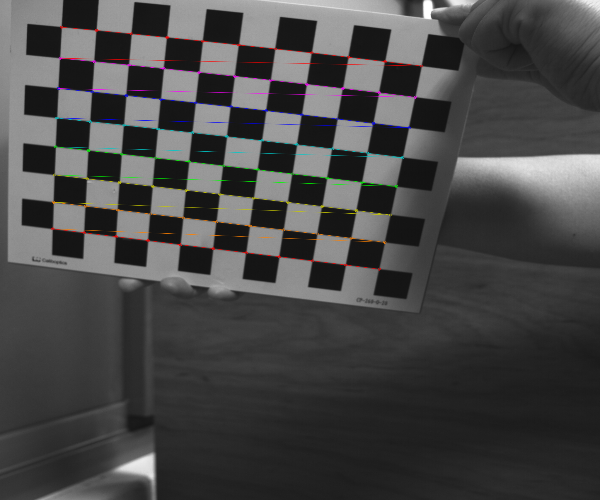
#> input picture Q1_Image/finded_1.bmp, 600 x 500 px; its folder holds only this picture in this run
$ jupyter execute --allow-errors Q1_Camera_calibration.ipynb
#> lines starting #> are read from the running program, lines starting #| are printed output that depends on the picture
[cell 1]
import cv2
import numpy as np
import os
import glob

# Defining the dimensions of checkerboard
CHECKERBOARD = (11,8)
criteria = (cv2.TERM_CRITERIA_EPS + cv2.TERM_CRITERIA_MAX_ITER, 30, 0.001)

# Creating vector to store vectors of 3D points for each checkerboard image
objpoints = []
# Creating vector to store vectors of 2D points for each checkerboard image
imgpoints = []


# Defining the world coordinates for 3D points
objp = np.zeros((1, CHECKERBOARD[0]*CHECKERBOARD[1], 3), np.float32)
objp[0,:,:2] = np.mgrid[0:CHECKERBOARD[0], 0:CHECKERBOARD[1]].T.reshape(-1, 2)
prev_img_shape = None

# Extracting path of individual image stored in a given directory
images = glob.glob('./Q1_Image/*.bmp')
for fname in images:
    img = cv2.imread(fname)
#> img is the input picture: shape (500, 600, 3); mean B, G, R 70.5, 70.6, 70.9
    gray = cv2.cvtColor(img,cv2.COLOR_BGR2GRAY)
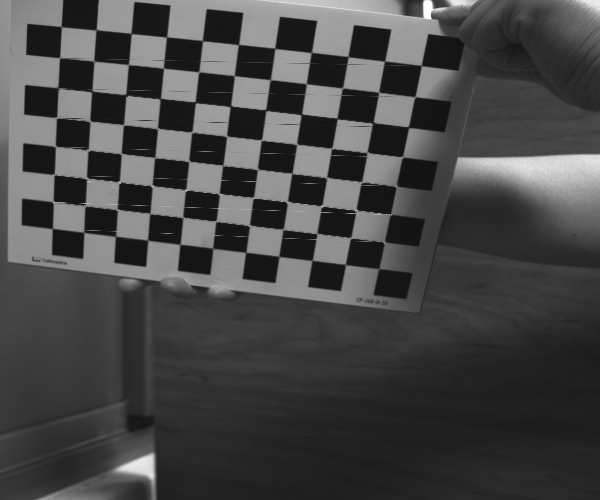
#> gray: shape (500, 600); min 18, max 255, mean 70.7
    # Find the chess board corners
    # If desired number of corners are found in the image then ret = true
    ret, corners = cv2.findChessboardCorners(gray, CHECKERBOARD, cv2.CALIB_CB_ADAPTIVE_THRESH+
    	cv2.CALIB_CB_FAST_CHECK+cv2.CALIB_CB_NORMALIZE_IMAGE)
#> ret = False; corners = None

    """
    If desired number of corner are detected,
    we refine the pixel coordinates and display
    them on the images of checker board
    """
    if ret == True:
        objpoints.append(objp)
        # refining pixel coordinates for given 2d points.
        corners2 = cv2.cornerSubPix(gray,corners,(11,11),(-1,-1),criteria)

        imgpoints.append(corners2)

        # Draw and display the corners
        img = cv2.drawChessboardCorners(img, CHECKERBOARD, corners2,ret)
        img = cv2.resize(img,(512,512))
    cv2.imshow('img',img)
    cv2.waitKey(0)

cv2.destroyAllWindows()

#print(objpoints)
#print("--"*10)
#print(imgpoints)

"""
Performing camera calibration by
passing the value of known 3D points (objpoints)
and corresponding pixel coordinates of the
detected corners (imgpoints)
"""
#> (the rest of this cell did not finish here and is left out)
